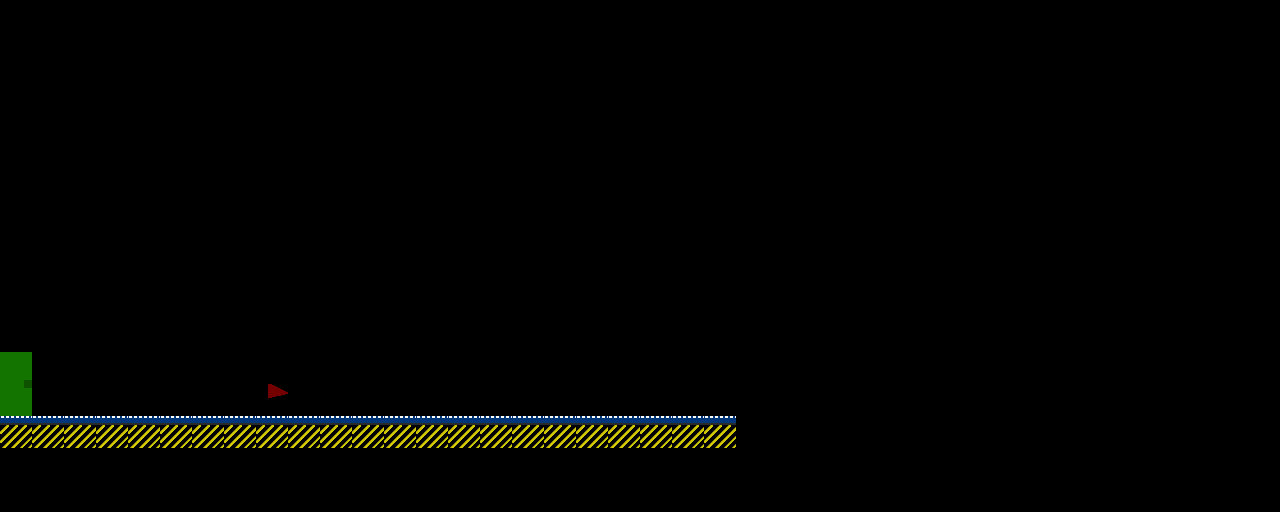

This is a level from a 2D game, rendered from its Tiled map with the project's own tilesets. A one-line summary and the map file follow, with tile-layer data summarised:
An orthogonal 40x16 tile map with 32x32 px tiles, 1 tile layer (World) and 1 object (door).

<map version="1.2" tiledversion="1.2.4" orientation="orthogonal" renderorder="right-down" width="40" height="16" tilewidth="32" tileheight="32" infinite="0" nextlayerid="4" nextobjectid="3">
 <tileset firstgid="1" name="defaultTiles" tilewidth="32" tileheight="32" spacing="2" margin="1" tilecount="9" columns="3">
  <image source="../tilesets/defaultTiles.png" width="102" height="102" />
 </tileset>
 <layer id="1" name="World" width="40" height="16">
  <data>[640 cells, 72 non-empty, 5 distinct tile ids]</data>
 </layer>
 <objectgroup id="3" name="Objects">
  <object id="2" name="DoorA" type="door" x="0" y="352" width="32" height="64">
   <properties>
    <property name="level" value="level1" />
    <property name="symbol" value="A" />
   </properties>
  </object>
 </objectgroup>
</map>
